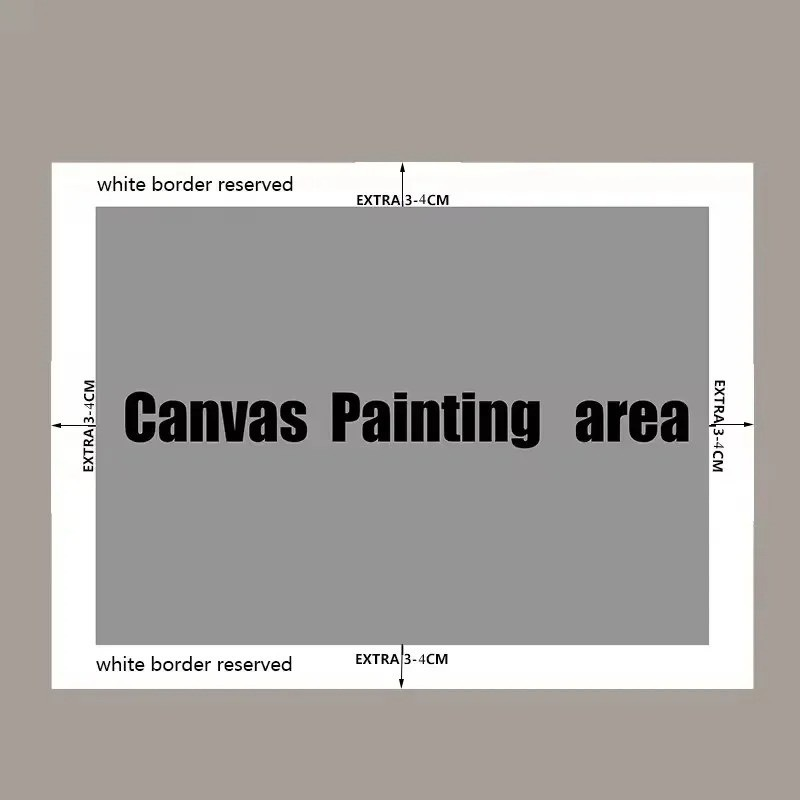
#> input picture src/concept/suismuis/img/sc/107-4.jpg, 800 x 800 px, given in place of 107-4.jpg.jpg, which was not available
$ python cut.py ../../src/concept/suismuis/img/sc/107-4.jpg
#> lines starting #> are read from the running program, lines starting #| are printed output that depends on the picture; after the words box and inside, x2 and y2 are one past the last pixel; in counts of white or black regions, pixels touching at a corner belong together
import cv2, numpy as np, glob, re, sys, os
from PIL import Image, ImageFilter
O='/home/claude/collensgroup-website/src/concept/suismuis/img/sc'
def vind(path):
    img=cv2.imread(path); h,w=img.shape[:2]
    g=cv2.cvtColor(img,cv2.COLOR_BGR2GRAY); g=cv2.GaussianBlur(g,(5,5),0)
    best=None
    for lo,hi in [(30,90),(15,60),(50,150)]:
        e=cv2.Canny(g,lo,hi); e=cv2.dilate(e,np.ones((3,3)),1)
        cs,_=cv2.findContours(e,cv2.RETR_LIST,cv2.CHAIN_APPROX_SIMPLE)
        for c in cs:
            a=cv2.contourArea(c)
            if a<0.06*w*h or a>0.92*w*h: continue
            p=cv2.approxPolyDP(c,0.02*cv2.arcLength(c,True),True)
            if len(p)!=4 or not cv2.isContourConvex(p): continue
            x,y,bw,bh=cv2.boundingRect(p)
            if a/(bw*bh)<0.85: continue
            if best is None or a>best[0]: best=(a,p.reshape(4,2))
        if best: break
    return img,best
def orden(p):
    s=p.sum(1); d=np.diff(p,axis=1).ravel()
    return np.array([p[s.argmin()],p[d.argmin()],p[s.argmax()],p[d.argmax()]],dtype='float32')
def maak(src,dst,bg=(239,232,222)):
    img,b=vind(src)
#> in vind, img is the input picture: shape (800, 800, 3); mean B, G, R 161.4, 164.5, 168.3
#> the loop in vind, `for lo,hi in [(30,90),(15,60),(50,150)]:` made 1 pass
#> pass 1, in vind, `e = cv2.Canny(g, lo, hi)`:
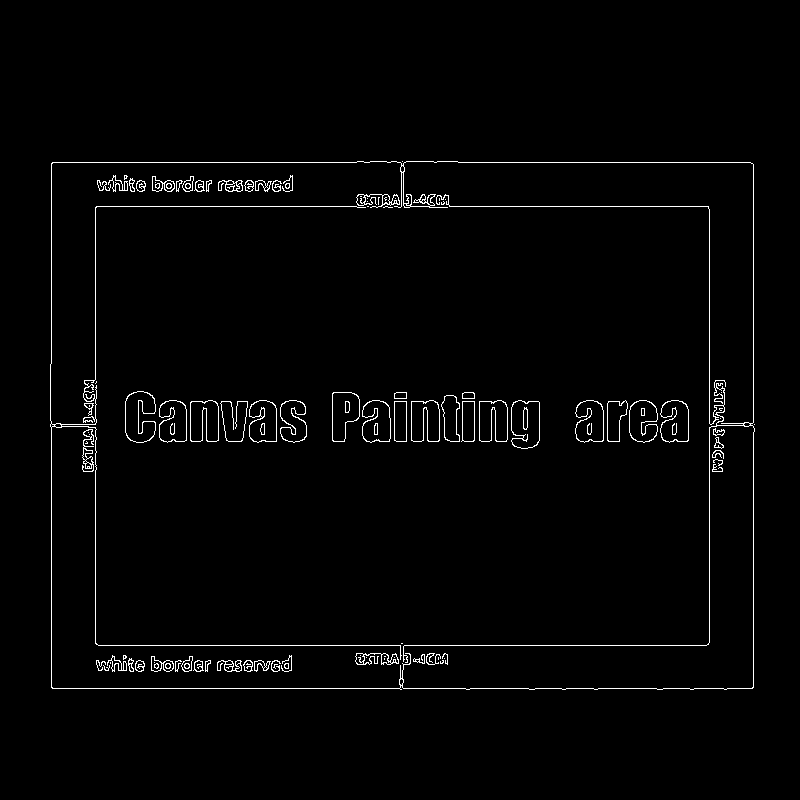
#> e: shape (800, 800); 1.8% white in thin lines or dots, all inside (x1, y1, x2, y2) = (50, 161, 755, 690)
#> pass 1, in vind, `e = cv2.dilate(e, np.ones((3, 3)), 1)`:
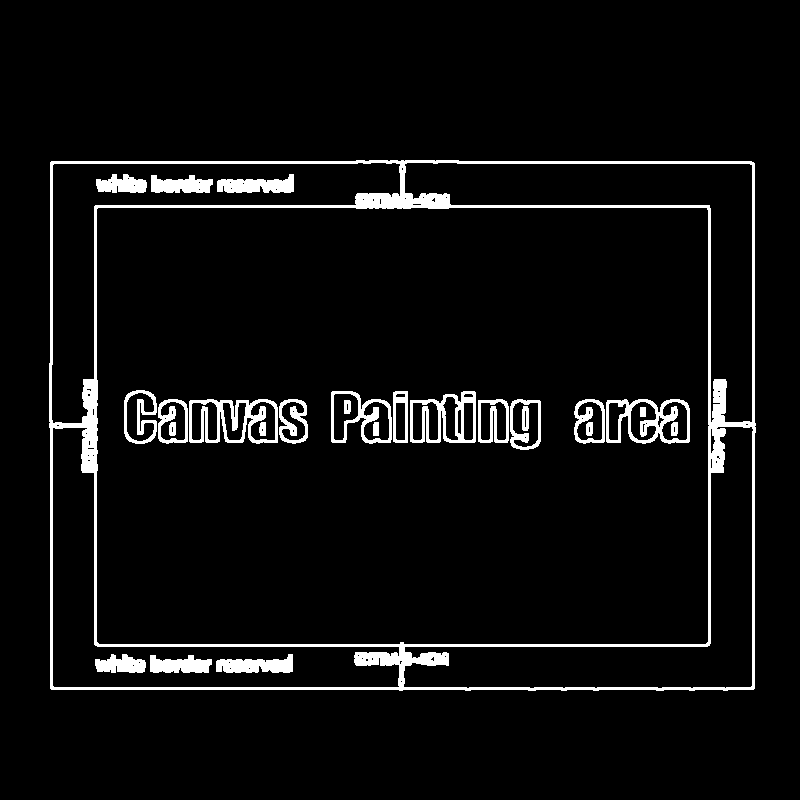
#> e: shape (800, 800); 5.4% white; 26 white regions, largest, box (x1, y1, x2, y2) and area: (49, 160, 756, 691) 18853, (189, 399, 278, 444) 1718, (606, 399, 690, 444) 1504
#> after the loop in vind, `for lo,hi in [(30,90),(15,60),(50,150)]:`: best = (371921.5, [[50, 162], [51, 689], [754, 688], [753, 162]])
#> b has the same summary as best in vind
    if not b: return False
    q=orden(b[1]); wA=max(np.linalg.norm(q[0]-q[1]),np.linalg.norm(q[3]-q[2])); hA=max(np.linalg.norm(q[0]-q[3]),np.linalg.norm(q[1]-q[2]))
#> in orden, `s = p.sum(1)`: s = [212, 740, 1442, 915]
#> in orden, `d = np.diff(p, axis=1).ravel()`: d = [112, 638, -66, -591]
#> after `q = orden(b[1])`: q = [[50, 162], [753, 162], [754, 688], [51, 689]]
#> after `wA = max(np.linalg.norm(q[0] - q[1]), np.linalg.norm(q[3] - q[2]))`: wA = 703
#> after `hA = max(np.linalg.norm(q[0] - q[3]), np.linalg.norm(q[1] - q[2]))`: hA = 527
    M=cv2.getPerspectiveTransform(q,np.array([[0,0],[wA,0],[wA,hA],[0,hA]],dtype='float32'))
#> M = [[0.998, -0.00189, -49.59], [-2.16e-16, 1, -162], [-2.7e-06, 1.03e-08, 1]]
    war=cv2.warpPerspective(img,M,(int(wA),int(hA)))
    war=war[3:-3,3:-3]
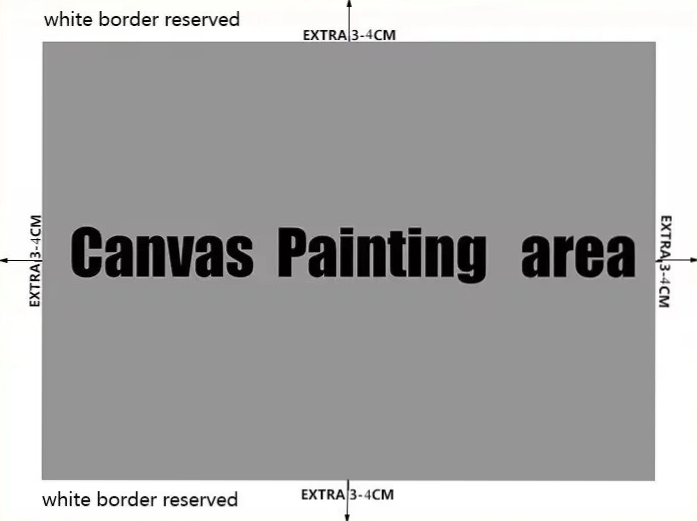
#> war: shape (521, 697, 3); mean B, G, R 167.4, 167.6, 167.8
    art=Image.fromarray(cv2.cvtColor(war,cv2.COLOR_BGR2RGB))
    L=max(art.size); f=min(1100/L,1.6); art=art.resize((int(art.width*f),int(art.height*f)),Image.LANCZOS)
#> after `L = max(art.size)`: L = 697
#> after `f = min(1100 / L, 1.6)`: f = 1.58
    S=int(max(art.size)/0.74); m=0
#> after `S = int(max(art.size) / 0.74)`: S = 1486
    c=Image.new('RGB',(S,S),bg)
    sh=Image.new('L',(S,S),0); x=(S-art.width)//2; y=(S-art.height)//2
#> after `sh = Image.new('L', (S, S), 0)`: sh: PIL image 1486x1486 L; every value is 0
#> after `x = (S - art.width) // 2`: x = 193
#> after `y = (S - art.height) // 2`: y = 332
    sh.paste(90,(x+10,y+16,x+art.width+10,y+art.height+16)); sh=sh.filter(ImageFilter.GaussianBlur(18))
#> after `sh.paste(90, (x + 10, y + 16, x + art.width + 10, y + art.height + 16)`:
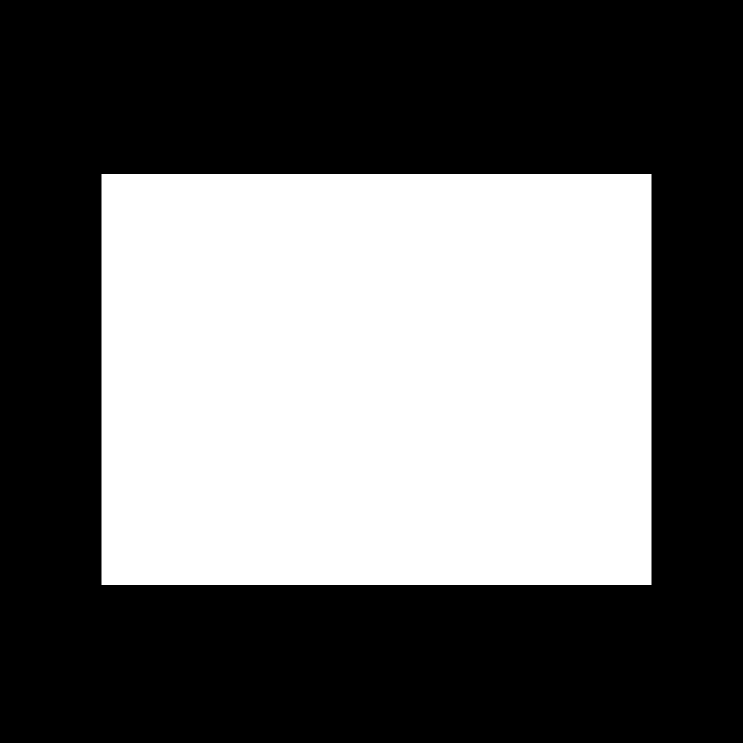
#> sh: PIL image 1486x1486 L (shown at 1/2 size); values 0 (black) and 90 (white), 40.9% white; 1 white region, box (x1, y1, x2, y2) and area: (203, 348, 1303, 1170) 904200
#> after `sh = sh.filter(ImageFilter.GaussianBlur(18))`:
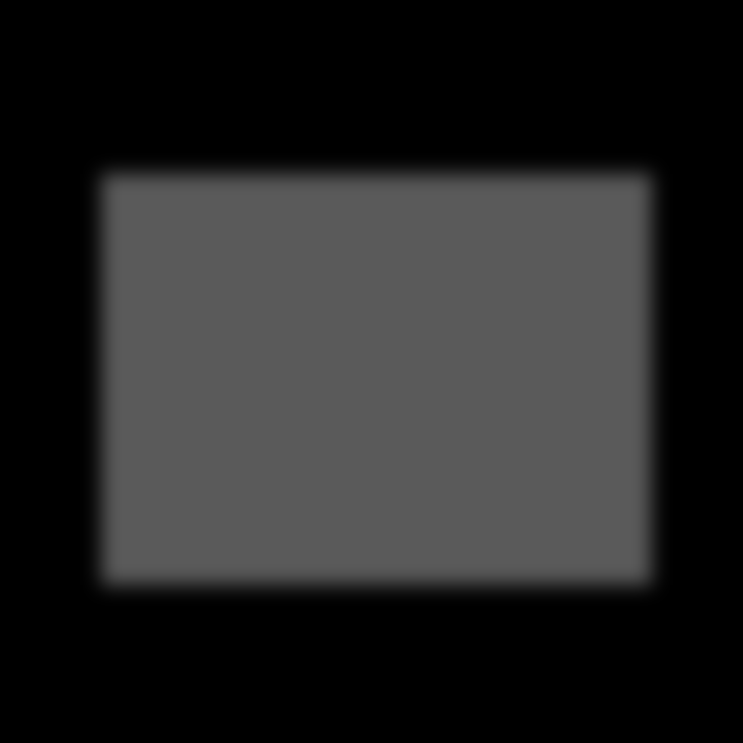
#> sh: PIL image 1486x1486 L (shown at 1/2 size); min 0, max 90, mean 36.9
    c.paste(Image.new('RGB',(S,S),(150,130,110)),(0,0),sh); c.paste(art,(x,y))
#> after `c.paste(Image.new('RGB', (S, S), (150, 130, 110)), (0, 0), sh)`:
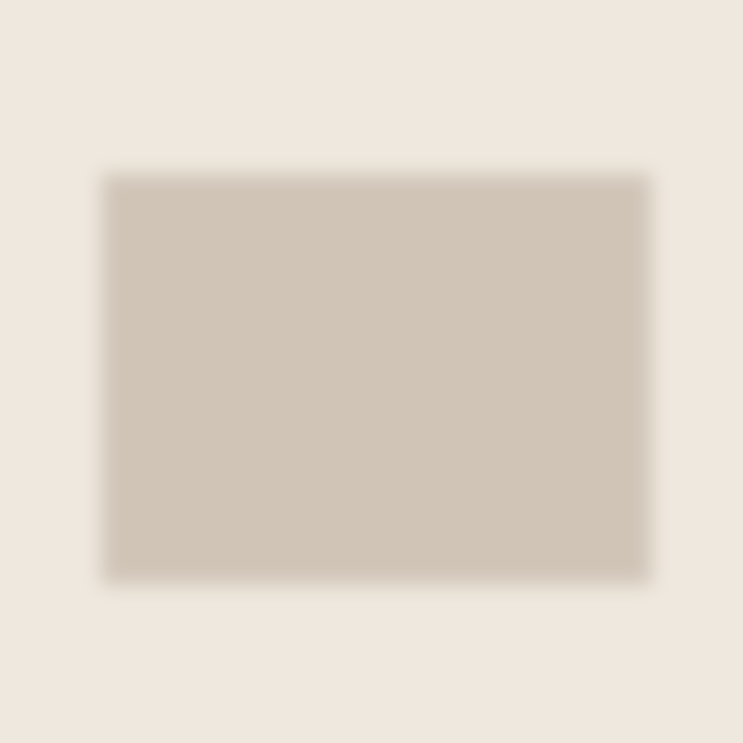
#> c: PIL image 1486x1486 RGB (shown at 1/2 size); mean R, G, B 226.3, 217.3, 205.7
#> after `c.paste(art, (x, y))`:
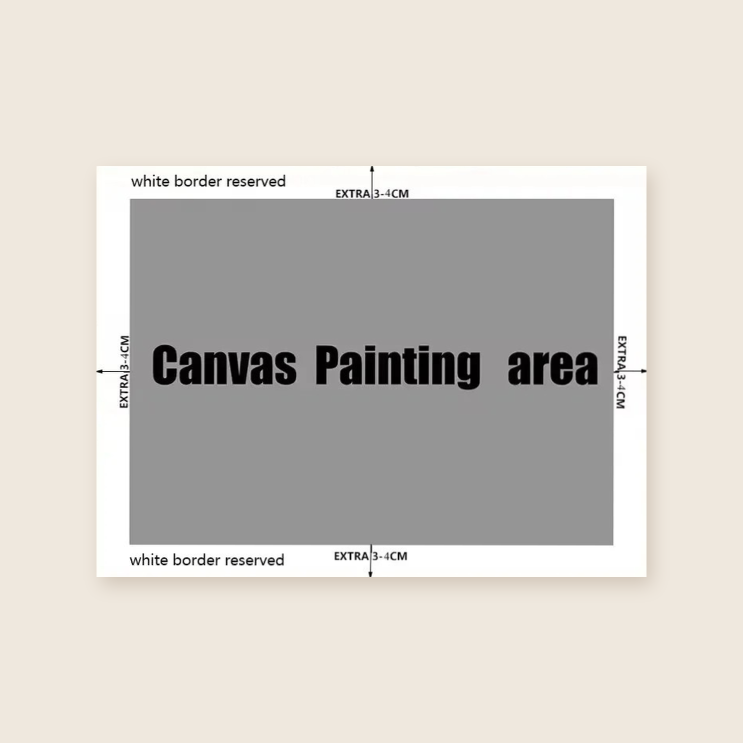
#> c: PIL image 1486x1486 RGB (shown at 1/2 size); mean R, G, B 209.4, 205, 199
    c.save(dst,quality=90); return art.size
if __name__=='__main__':
    for a in sys.argv[1:]:
        nr,i=a.split('-'); print(a,maak(f'{O}/{a}.jpg',f'/tmp/cut-{a}.jpg'))
